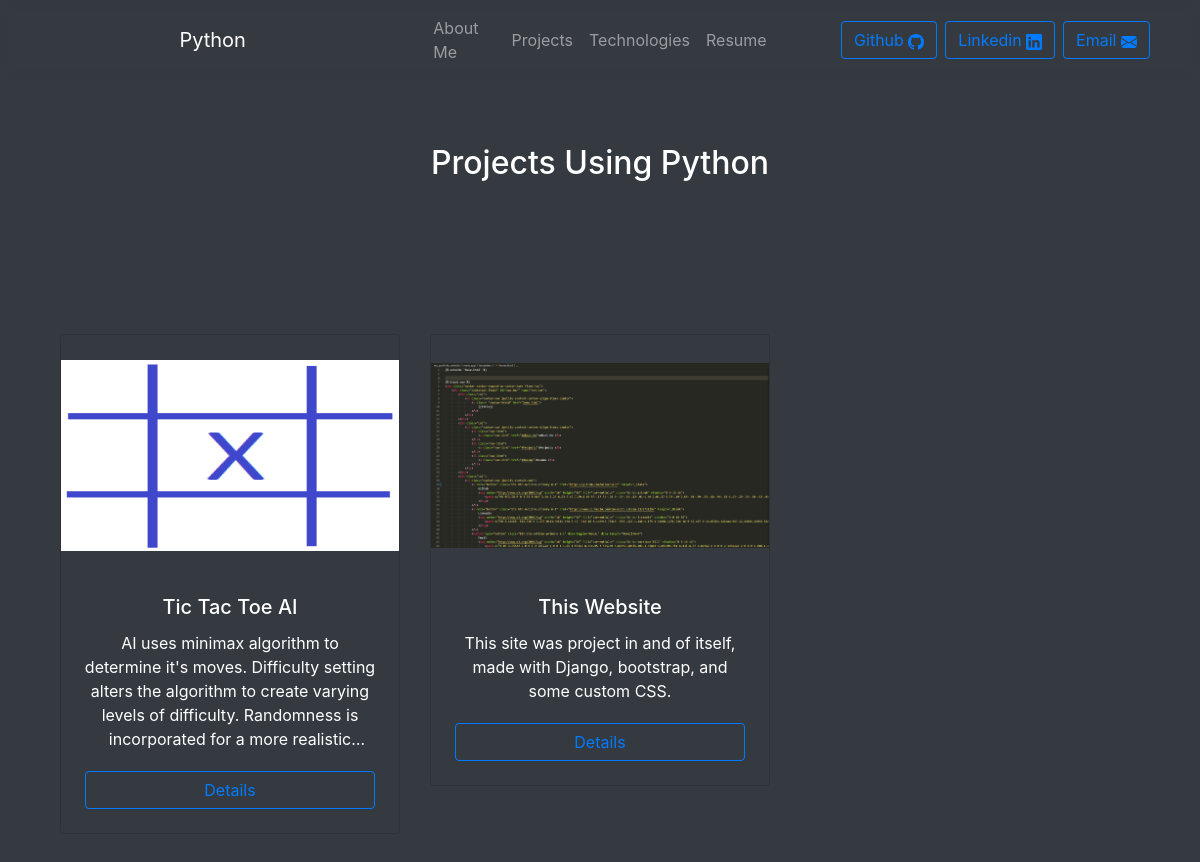
The page /1 on the database its author committed.
### main_app/models.py (models this page shows, shortened)
class Technology(models.Model):
    name = models.CharField(max_length=100)
    relevance = models.IntegerField()
    icon = models.ImageField()

class Project(models.Model):
    name = models.CharField(max_length=100)
    html = models.TextField()#text here will populate in html template, provides the detailed project description
    relevance = models.IntegerField()
    short_desc = models.CharField(max_length=280)
    repo = models.CharField(max_length=100)
    technologies = models.ManyToManyField(Technology)
    picture = models.ImageField()

### main_app/views.py (the view)
# urls.py: path("<int:id>", views.tech_page, name="tech_page"),
def tech_page(response, id):
    tech = Technology.objects.get(id=id)
    projects = Project.objects.order_by('relevance')
    title = tech.name
    return render(response, 'basetech.html', {'title': title, 'tech': tech, 'projects': projects})

### main_app/templates/basetech.html (shortened to what this page needs)
{% extends 'base.html' %}
{% load static %}
{% block page_content %}
<div class="container py-5">
    <h2 class="text-center py-5" id="header">Projects Using {{title}}</h2>
</div>
<div class="container py-5">
    <div class="row">
        {% for project in projects %}
            {% if tech in project.technologies.all %}
                <div class="col-sm-12 col-lg-4 mb-4">
                    <div class="card text-center bg-transparent text-white mb-3">
                        <img class="card-img-top" src="{% static project.picture %}">
                        <div class="card-body d-flex flex-column">
                            <h5 class="card-title">{{ project.name }}</h5>
                            <p class="card-text" style="overflow: hidden; text-overflow: ellipsis; display: -webkit-box; -webkit-line-clamp: 5; -webkit-box-orient: vertical;">{{ project.short_desc }}</p>
                            <a href="{% url 'proj_page' project.name %}" class="btn btn-outline-primary m-1" style="margin: 0px 60px">
                                Details
                            </a>
                        </div>
                    </div>
                </div>
            {% endif %}
        {% endfor %}
    </div>
</div>
{% endblock %}

### main_app/templates/base.html (shortened to what this page needs)
<!DOCTYPE html>
<html lang="en">
<head>
    <link rel="stylesheet" href="https://stackpath.bootstrapcdn.com/bootstrap/4.3.1/css/bootstrap.min.css"
>
</head>
<body>
    <div class="container-fluid bg-dark">
    <nav class="navbar navbar-expand-sm navbar-dark fixed-top">
        <div class="container-fluid" id="nav-bar" name="nav-bar">
            <div class="col">
                <ul class="navbar-nav justify-content-center align-items-center">
                    <a class= "navbar-brand" href="#top">
                        {{title}}
                    </a>
                </ul>
            </div>
            <div class="col">
                <ul class="navbar-nav justify-content-center align-items-center">
                    {% block nav %}
                        <li class="nav-item">
                            <a class="nav-link" href="home.html#About-Me">About Me </a>
                        </li>
                        <li class="nav-item">
                            <a class="nav-link" href="home.html#Projects">Projects </a>
                        </li>
                        <li class="nav-item">
                            <a class="nav-link" href="home.html#Technologies">Technologies </a>
                        </li>
                        <li class="nav-item">
                            <a class="nav-link" href="home.html#Resume">Resume </a>
                        </li>
                    {% endblock %}
                </ul>
            </div>
            <div class="col">
                <ul class="navbar-nav justify-content-end">
                    <a role="button" class="btn btn-outline-primary m-1" href="https://github.com/osteensco/" target="_blank">
                        Github
                    </a>
                    <a role="button" class="btn btn-outline-primary m-1" href="https://www.linkedin.com/in/scott-osteen-233973129/" target="_blank">
                        Linkedin
                    </a>
                    <button type="button" class="btn btn-outline-primary m-1" data-toggle="modal" data-target="#emailform">
                        Email
                    </button>
                </ul>
            </div>
        </div>
    </nav>
    <div class="container pt-5 text-white" id="pagecontent", name="pagecontent">
        {% block page_content %}
        {% endblock %}
    </div>
    </div>
</body>
</html>

### main_app/templates/base.html (style rules this page uses)
.navbar { -webkit-backdrop-filter: blur(5px); backdrop-filter: blur(5px); }
.card-img-top { width: 100%; height: 30vh; object-fit: contain; }

### rows shown on the page
Technology: name "Python"
Project: picture (picture), name "Tic Tac Toe AI", short_desc "AI uses minimax algorithm to determine it's moves. Difficulty setting alters the algorithm to create varying levels of difficulty. Randomness is incorporated for a more…"
Project: picture (picture), name "This Website", short_desc "This site was project in and of itself, made with Django, bootstrap, and some custom CSS."
